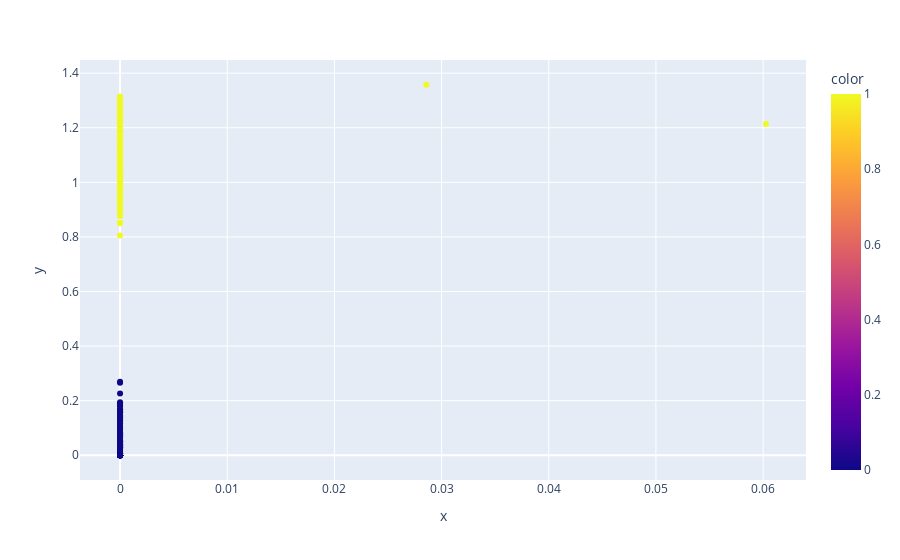

Notebook code for this chart:
### Code cell
fig = px.scatter(x = codificado_2dim[:, 0], 
                 y = codificado_2dim[:, 1], 
                 color = y)
fig.show()

### Figure 1 — Plotly figure (JSON) as saved in the notebook; plotly's stock layout.template omitted (floating-point values rounded to 4 significant figures; data arrays with more than 128 entries replaced by an {"elided": "..."} marker saying what was removed)
{"data": [{"hovertemplate": "x=%{x}<br>y=%{y}<br>color=%{marker.color}<extra></extra>", "legendgroup": "", "marker": {"color": {"elided": "300 int values"}, "coloraxis": "coloraxis", "symbol": "circle"}, "mode": "markers", "name": "", "orientation": "v", "showlegend": false, "type": "scatter", "x": {"elided": "300 float values"}, "xaxis": "x", "y": {"elided": "300 float values"}, "yaxis": "y"}], "layout": {"autosize": true, "coloraxis": {"colorbar": {"title": {"text": "color"}}, "colorscale": [[0, "#0d0887"], [0.1111, "#46039f"], [0.2222, "#7201a8"], [0.3333, "#9c179e"], [0.4444, "#bd3786"], [0.5556, "#d8576b"], [0.6667, "#ed7953"], [0.7778, "#fb9f3a"], [0.8889, "#fdca26"], [1, "#f0f921"]]}, "legend": {"tracegroupgap": 0}, "margin": {"t": 60}, "xaxis": {"anchor": "y", "autorange": true, "domain": [0, 1], "range": [-0.004692, 0.06496], "title": {"text": "x"}, "type": "linear"}, "yaxis": {"anchor": "x", "autorange": true, "domain": [0, 1], "range": [-0.1051, 1.463], "title": {"text": "y"}, "type": "linear"}}}
